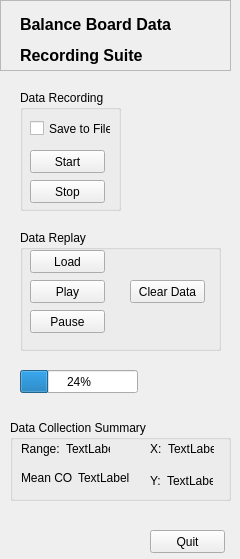
<?xml version="1.0" encoding="UTF-8"?>
<ui version="4.0">
 <class>BoardForm</class>
 <widget class="QWidget" name="BoardForm">
  <property name="geometry">
   <rect>
    <x>0</x>
    <y>0</y>
    <width>240</width>
    <height>559</height>
   </rect>
  </property>
  <property name="windowTitle">
   <string>Balance Board Data Recording Suite</string>
  </property>
  <widget class="QGroupBox" name="datasummaryGROUPBOX">
   <property name="geometry">
    <rect>
     <x>10</x>
     <y>420</y>
     <width>221</width>
     <height>81</height>
    </rect>
   </property>
   <property name="title">
    <string>Data Collection Summary</string>
   </property>
   <widget class="QLabel" name="xEdit">
    <property name="geometry">
     <rect>
      <x>124</x>
      <y>59</y>
      <width>46</width>
      <height>16</height>
     </rect>
    </property>
    <property name="text">
     <string/>
    </property>
    <property name="openExternalLinks">
     <bool>false</bool>
    </property>
   </widget>
   <widget class="QWidget" name="layoutWidget">
    <property name="geometry">
     <rect>
      <x>140</x>
      <y>53</y>
      <width>63</width>
      <height>15</height>
     </rect>
    </property>
    <layout class="QHBoxLayout" name="horizontalLayout">
     <item>
      <widget class="QLabel" name="YRangeLABEL">
       <property name="text">
        <string>Y:</string>
       </property>
      </widget>
     </item>
     <item>
      <widget class="QLabel" name="COPmeanOutputLABEL">
       <property name="text">
        <string>TextLabel</string>
       </property>
      </widget>
     </item>
    </layout>
   </widget>
   <widget class="QWidget" name="layoutWidget">
    <property name="geometry">
     <rect>
      <x>140</x>
      <y>21</y>
      <width>64</width>
      <height>15</height>
     </rect>
    </property>
    <layout class="QHBoxLayout" name="horizontalLayout_2">
     <item>
      <widget class="QLabel" name="XRangeLABEL">
       <property name="text">
        <string>X:</string>
       </property>
      </widget>
     </item>
     <item>
      <widget class="QLabel" name="yEdit">
       <property name="text">
        <string>TextLabel</string>
       </property>
      </widget>
     </item>
    </layout>
   </widget>
   <widget class="QWidget" name="layoutWidget">
    <property name="geometry">
     <rect>
      <x>11</x>
      <y>21</y>
      <width>89</width>
      <height>15</height>
     </rect>
    </property>
    <layout class="QHBoxLayout" name="horizontalLayout_3">
     <item>
      <widget class="QLabel" name="RangeLABEL">
       <property name="text">
        <string>Range:</string>
       </property>
      </widget>
     </item>
     <item>
      <widget class="QLabel" name="yEdit_2">
       <property name="text">
        <string>TextLabel</string>
       </property>
      </widget>
     </item>
    </layout>
   </widget>
   <widget class="QWidget" name="layoutWidget">
    <property name="geometry">
     <rect>
      <x>11</x>
      <y>50</y>
      <width>108</width>
      <height>15</height>
     </rect>
    </property>
    <layout class="QHBoxLayout" name="horizontalLayout_4">
     <item>
      <widget class="QLabel" name="COPmeanLABEL">
       <property name="text">
        <string>Mean COP:</string>
       </property>
      </widget>
     </item>
     <item>
      <widget class="QLabel" name="COPmeanOutputLABEL_2">
       <property name="text">
        <string>TextLabel</string>
       </property>
      </widget>
     </item>
    </layout>
   </widget>
  </widget>
  <widget class="QGroupBox" name="DataRecordingGROUPBOX">
   <property name="geometry">
    <rect>
     <x>20</x>
     <y>90</y>
     <width>101</width>
     <height>121</height>
    </rect>
   </property>
   <property name="title">
    <string>Data Recording</string>
   </property>
   <widget class="QPushButton" name="StartPUSHBUTTON">
    <property name="geometry">
     <rect>
      <x>10</x>
      <y>60</y>
      <width>75</width>
      <height>23</height>
     </rect>
    </property>
    <property name="text">
     <string>Start</string>
    </property>
   </widget>
   <widget class="QPushButton" name="StopPUSHBUTTON">
    <property name="geometry">
     <rect>
      <x>10</x>
      <y>90</y>
      <width>75</width>
      <height>23</height>
     </rect>
    </property>
    <property name="text">
     <string>Stop</string>
    </property>
   </widget>
   <widget class="QCheckBox" name="SaveCHECKBOX">
    <property name="geometry">
     <rect>
      <x>10</x>
      <y>30</y>
      <width>81</width>
      <height>17</height>
     </rect>
    </property>
    <property name="text">
     <string>Save to File</string>
    </property>
   </widget>
  </widget>
  <widget class="QFrame" name="HeaderFRAME">
   <property name="geometry">
    <rect>
     <x>0</x>
     <y>0</y>
     <width>231</width>
     <height>71</height>
    </rect>
   </property>
   <property name="frameShape">
    <enum>QFrame::StyledPanel</enum>
   </property>
   <property name="frameShadow">
    <enum>QFrame::Raised</enum>
   </property>
   <widget class="QLabel" name="MainLABEL">
    <property name="geometry">
     <rect>
      <x>20</x>
      <y>10</y>
      <width>201</width>
      <height>61</height>
     </rect>
    </property>
    <property name="font">
     <font>
      <pointsize>12</pointsize>
      <weight>75</weight>
      <bold>true</bold>
     </font>
    </property>
    <property name="text">
     <string>&lt;html&gt;&lt;head/&gt;&lt;body&gt;&lt;p&gt;Balance Board Data&lt;/p&gt;&lt;p&gt;Recording Suite&lt;/p&gt;&lt;/body&gt;&lt;/html&gt;</string>
    </property>
   </widget>
  </widget>
  <widget class="QGroupBox" name="DataReplayGROUPBOX">
   <property name="geometry">
    <rect>
     <x>20</x>
     <y>230</y>
     <width>201</width>
     <height>121</height>
    </rect>
   </property>
   <property name="title">
    <string>Data Replay</string>
   </property>
   <widget class="QPushButton" name="LoadPUSHBUTTON">
    <property name="geometry">
     <rect>
      <x>10</x>
      <y>20</y>
      <width>75</width>
      <height>23</height>
     </rect>
    </property>
    <property name="text">
     <string>Load</string>
    </property>
   </widget>
   <widget class="QPushButton" name="PlayPUSHBUTTON">
    <property name="geometry">
     <rect>
      <x>10</x>
      <y>50</y>
      <width>75</width>
      <height>23</height>
     </rect>
    </property>
    <property name="text">
     <string>Play</string>
    </property>
   </widget>
   <widget class="QPushButton" name="PausePUSHBUTTON">
    <property name="geometry">
     <rect>
      <x>10</x>
      <y>80</y>
      <width>75</width>
      <height>23</height>
     </rect>
    </property>
    <property name="text">
     <string>Pause</string>
    </property>
   </widget>
   <widget class="QPushButton" name="ClearDataPUSHBUTTON">
    <property name="geometry">
     <rect>
      <x>110</x>
      <y>50</y>
      <width>75</width>
      <height>23</height>
     </rect>
    </property>
    <property name="text">
     <string>Clear Data</string>
    </property>
   </widget>
  </widget>
  <widget class="QPushButton" name="QuitPUSHBUTTON">
   <property name="geometry">
    <rect>
     <x>150</x>
     <y>530</y>
     <width>75</width>
     <height>23</height>
    </rect>
   </property>
   <property name="text">
    <string>Quit</string>
   </property>
  </widget>
  <widget class="QProgressBar" name="powerBar">
   <property name="geometry">
    <rect>
     <x>20</x>
     <y>370</y>
     <width>118</width>
     <height>23</height>
    </rect>
   </property>
   <property name="value">
    <number>24</number>
   </property>
  </widget>
  <zorder>HeaderFRAME</zorder>
  <zorder>datasummaryGROUPBOX</zorder>
  <zorder>DataRecordingGROUPBOX</zorder>
  <zorder>DataReplayGROUPBOX</zorder>
  <zorder>QuitPUSHBUTTON</zorder>
  <zorder>powerBar</zorder>
 </widget>
 <resources/>
 <connections/>
</ui>
